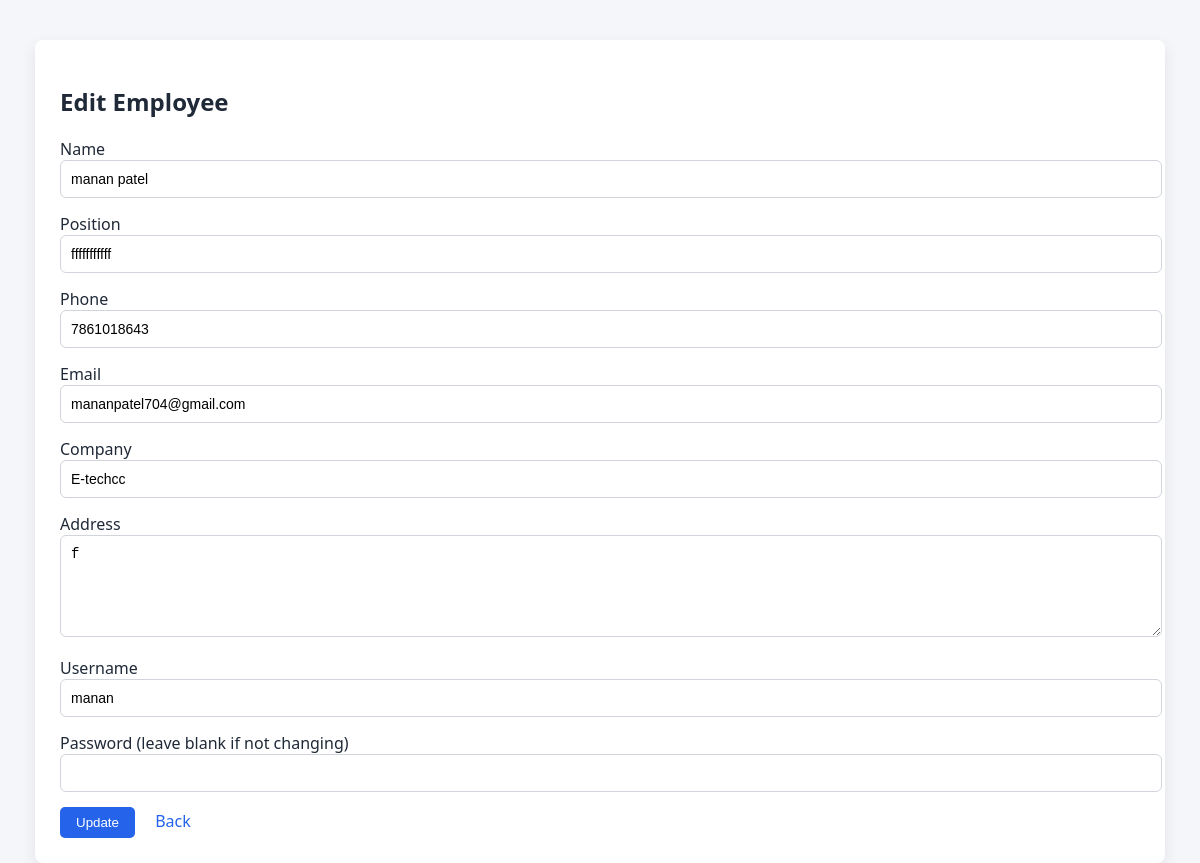
The page /admin/edit_employee.php?id=7 on the database its author committed.
### tables this page shows
CREATE TABLE `employees` (
  `id` int(11) NOT NULL,
  `name` varchar(100) DEFAULT NULL,
  `position` varchar(100) DEFAULT NULL,
  `phone` varchar(20) DEFAULT NULL,
  `email` varchar(100) DEFAULT NULL,
  `company` varchar(100) DEFAULT NULL,
  `address` text DEFAULT NULL,
  `qr_code` varchar(255) DEFAULT NULL,
  `username` varchar(50) DEFAULT NULL,
  `password` varchar(255) DEFAULT NULL
);

### admin/edit_employee.php (the view, shortened to what this page needs)
<?php
include('../config/database.php');
$id = $_GET['id'];
$query = "SELECT * FROM employees WHERE id='$id'";
$result = mysqli_query($conn,$query);
$row = mysqli_fetch_assoc($result);
?>
<!DOCTYPE html>
<html>
<head>
<link rel="stylesheet" href="../css/main.css">
<link rel="stylesheet" href="../css/forms.css">
<link rel="stylesheet" href="../css/admin.css">
</head>
<body>
<div class="container form-container">
<h2>Edit Employee</h2>
<form method="POST">
<div class="form-group">
<label>Name</label>
<input class="form-control" type="text" name="name" value="<?php echo $row['name']; ?>">
</div>
<div class="form-group">
<label>Position</label>
<input class="form-control" type="text" name="position" value="<?php echo $row['position']; ?>">
</div>
<div class="form-group">
<label>Phone</label>
<input class="form-control" type="text" name="phone" value="<?php echo $row['phone']; ?>">
</div>
<div class="form-group">
<label>Email</label>
<input class="form-control" type="email" name="email" value="<?php echo $row['email']; ?>">
</div>
<div class="form-group">
<label>Company</label>
<input class="form-control" type="text" name="company" value="<?php echo $row['company']; ?>">
</div>
<div class="form-group">
<label>Address</label>
<textarea class="form-control" name="address"><?php echo $row['address']; ?></textarea>
</div>
<div class="form-group">
<label>Username</label>
<input class="form-control" type="text" name="username" value="<?php echo $row['username']; ?>">
</div>
<div class="form-group">
<label>Password (leave blank if not changing)</label>
<input class="form-control" type="text" name="password">
</div>
<button class="btn btn-primary" name="update">Update</button>
<a class="btn btn-secondary" href="employees.php">Back</a>
</form>
</div>
</body>
</html>

### css/main.css (style rules this page uses)
body { font-family: 'Segoe UI', Arial, sans-serif; background:#f4f6f9; margin:0; padding:0; color:#1f2937; }
.container { width:90%; max-width:1200px; margin:auto; margin-top:40px; background:#ffffff; padding:25px; border-radius:8px; box-shadow:0 5px 15px rgba(0,0,0,0.08); }
h1,h2,h3 { margin-bottom:20px; }
a { text-decoration:none; color:#2563eb; font-weight:500; }
.btn { padding:8px 16px; border-radius:5px; border:none; cursor:pointer; }
.btn-primary { background:#2563eb; color:white; }

### css/forms.css (style rules this page uses)
.form-group { margin-bottom:15px; }
.form-control { width:100%; padding:10px; border:1px solid #d1d5db; border-radius:6px; font-size:14px; }
textarea.form-control { height:80px; }

### rows shown on the page
employees: name "manan patel", position "fffffffffff", phone "7861018643", email "mananpatel704@gmail.com", company "E-techcc", address "f", username "manan"
